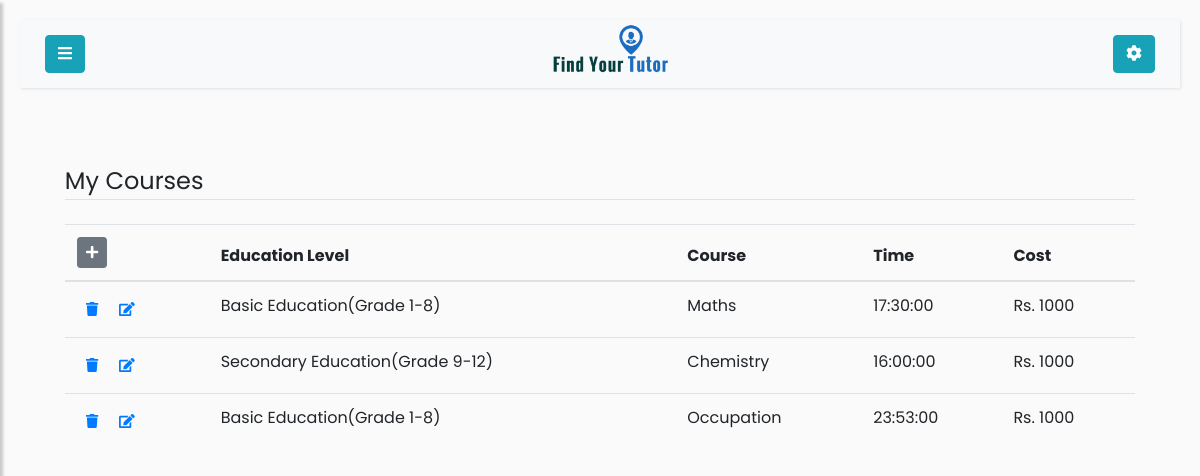
Page /student/my-courses (signed in) on the committed database.
### app/models.py (models this page shows)
class Mycourse(db.Model):
    id = db.Column(db.Integer, primary_key=True)
    user_id = db.Column(db.Integer, db.ForeignKey('user.id'))
    course_id = db.Column(db.Integer, db.ForeignKey('course.id'))
    time = db.Column(db.Time)
    cost = db.Column(db.Integer)

class Course(db.Model):
    id = db.Column(db.Integer, primary_key=True)
    course_title = db.Column(db.String(100), nullable=False)
    course_level = db.Column(db.String(100), nullable=False)
    course_description = db.Column(db.String(1000))
    mycourse = db.relationship('Mycourse', backref='Course', cascade="all, delete")

### app/routes.py (the view)
@app.route('/student/my-courses', methods=['POST','GET'])
@login_required
def student_courses():
    user = User.query.filter_by(username=current_user.username).first()
    my_courses = Mycourse.query.filter_by(user_id=current_user.id)
    form = MyCourseForm()
    form.create_cost_choices()
    if user.username == current_user.username and not is_tutor(user):
        student = Student.query.filter_by(user_id=user.id).first()
        return render_template("my-courses.html", user=user, student=student,
        profilepic= fetch_profile_pic(student), my_courses=my_courses, form=form)
    elif user.username == current_user.username and is_tutor(user):
        return redirect(url_for('tutor'))

### app/forms.py (called while the page is built)
    def create_cost_choices(self):
        cost = []
        for d in range(1000, 10000, 1000):
            cost.append((d,'Rs. ' + str(d)))
        self.cost.choices = cost

### app/models.py (called while the page is built)
@login_manager.user_loader
def load_user(id):
    return User.query.get(int(id))

### app/routes.py (called while the page is built)
def is_tutor(user):
    if user.role == 'tutor':
        return True
    elif user.role == 'student':
        return False
    elif user.role == 'admin':
        return False

def fetch_profile_pic(user_obj):
    try:
        pic_name_from_db = getattr(user_obj, 'profile_pic')
        picture_path = os.path.join(app.root_path, 'static/profile_pics')
        if pic_name_from_db in os.listdir(picture_path):
            profile_pic = url_for('static',filename='profile_pics/' + pic_name_from_db)
            return profile_pic
        return fetch_default_profile_pic(user_obj)
    except:
        return fetch_default_profile_pic(user_obj)

### app/templates/my-courses.html (shortened to what this page needs)
{% if user.role=='student' %}
    {% extends 'student.html' %}
{% else %}
    {% extends 'tutor.html' %}
{% endif %}
{% block content %}
<div class="container">
    <legend class="border-bottom mb-4">My Courses</legend>
    <div class='table-responsive'>
        <table class='table table-hover' id='my-courses-table'>
           <thead>
               <tr>
                    <th scope="col">
                        <a href="{{ url_for('courses') }}" class="btn btn-secondary btn-sm" id='add-new-course'>
                            <i class="fas fa-plus"></i>
                        </a>
                    </th>
                    <th scope="col">Education Level</th>
                    <th scope="col">Course</th>
                    <th scope="col">Time</th>
                    <th scope="col">Cost</th>
               </tr>
           </thead>
           <tbody>
            {% for my_course in my_courses %}
                <tr>
                    <th scope="row">
                        <a class="btn btn-link btn-sm"
                            href="{% if user.role=='tutor' %} {{url_for('delete_tutor_courses', id=my_course.id)}} {% else %} {{url_for('delete_student_courses', id=my_course.id)}} {% endif %} ">
                            <i class="fas fa-trash"></i>
                        </a>
                        <a href="{{url_for('edit_mycourse', id=my_course.id)}} "
                         class="btn btn-link btn-sm edit-btn">
                            <i class="fas fa-edit"></i>
                        </a>
                    </th>
                    <td> {{ my_course.Course.course_level or ''}} </td>
                    <td> {{ my_course.Course.course_title or '' }} </td>
                    <td> {{ my_course.time or '' }} </td>
                    <td> Rs. {{ my_course.cost or ''}} </td>
                </tr>
            {% endfor %}
           </tbody>
        </table>
    </div>
</div>
{% endblock %}

### rows in the picture
Mycourse: Course "Basic Education(Grade 1-8)", Course "Maths", time "17:30:00", cost "1000"
Mycourse: Course "Secondary Education(Grade 9-12)", Course "Chemistry", time "16:00:00", cost "1000"
Mycourse: Course "Basic Education(Grade 1-8)", Course "Occupation", time "23:53:00", cost "1000"
